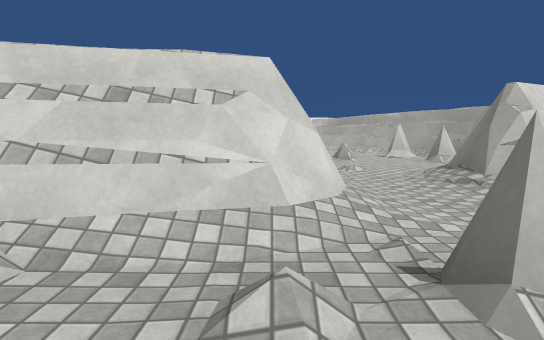
[1] (above)

17 first-person views from a walk through a 3-D level made in the Unity game engine. The camera is 1.2 m above the floor, tilts 6° down and sees 75° across. The floor is counted in squares, 2 m on a side. Each view is taken from the middle of a square. On the plan, view 1 faces up. The plan holds only what a view shows up to about 10 squares ahead; the rest is blank. The place goes on beyond the plan. The player character is not drawn. Surface patterns are stand-ins for the level's own textures.

[2]
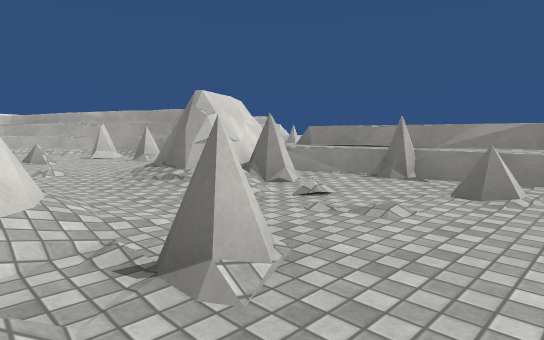

[3]
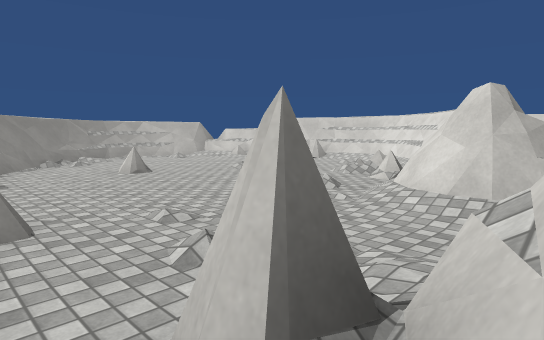

[4]
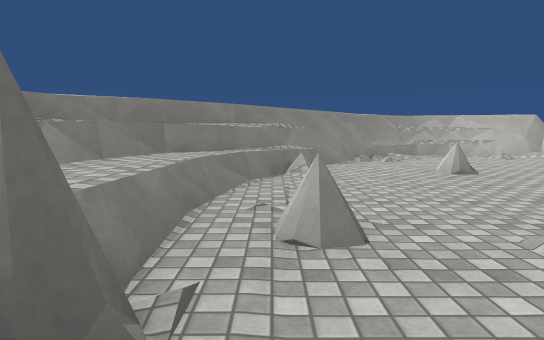

[5]
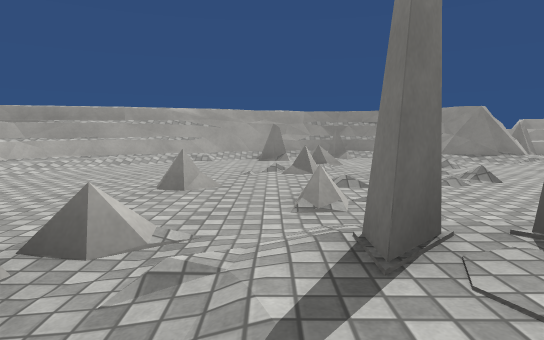

[6]
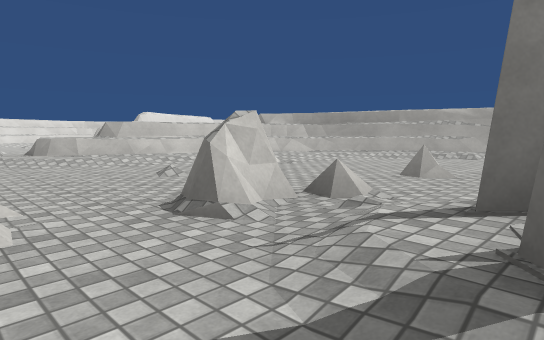

[7]
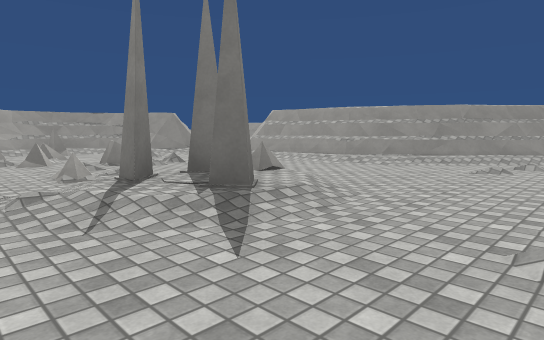

[8]
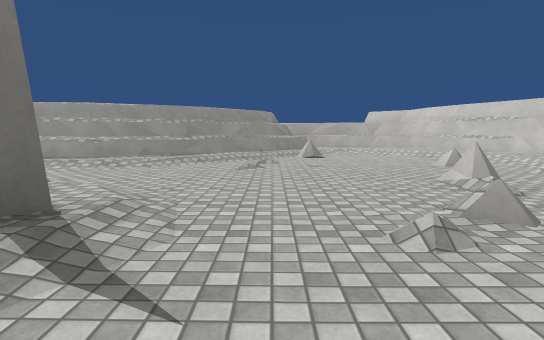

[9]
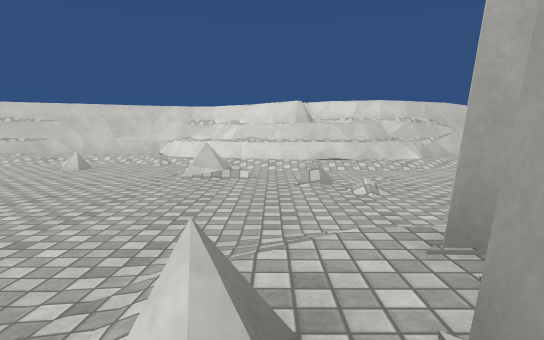

[10]
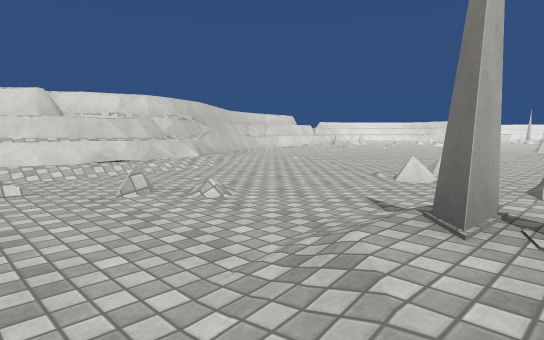

[11]
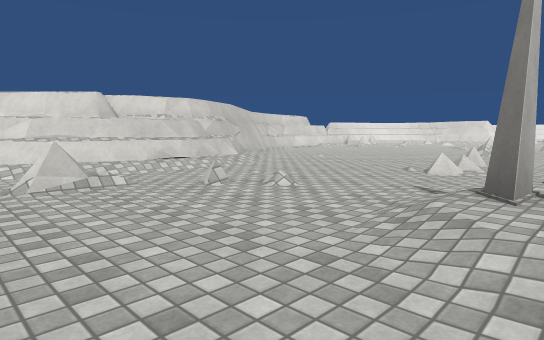

[12]
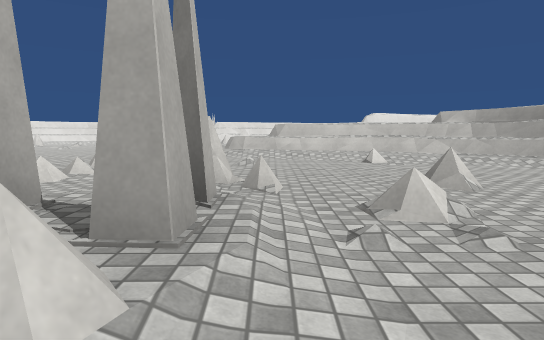

[13]
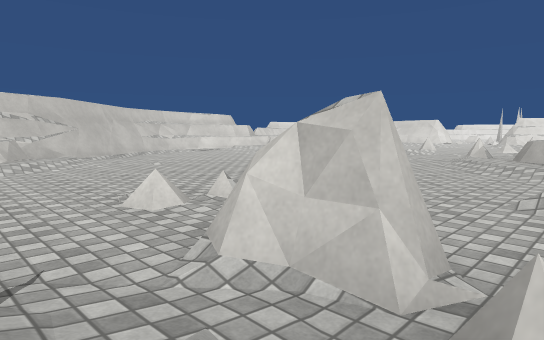

[14]
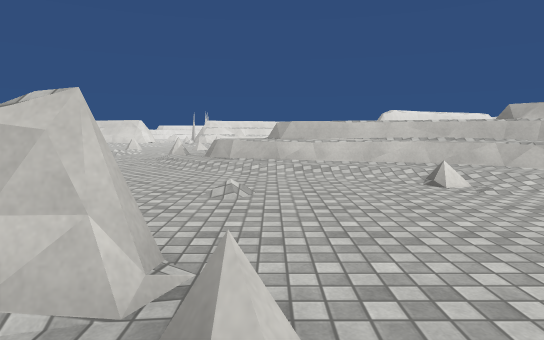

[15]
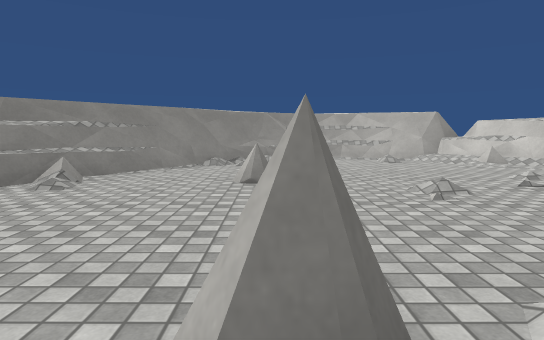

[16]
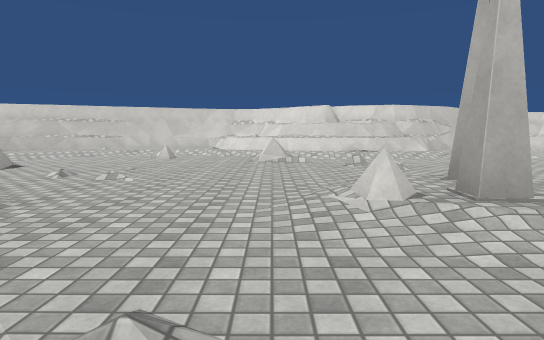

[17]
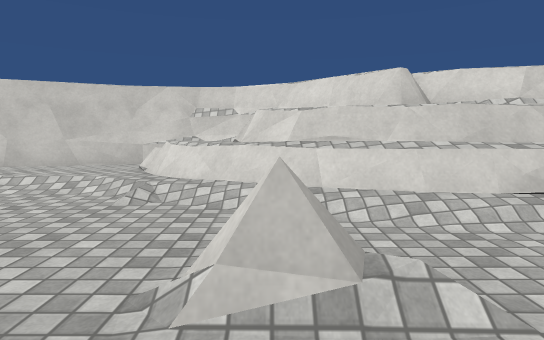

### Floor plan
Key: @ floor where view 1 was taken; # wall or solid block; . main floor; : floor 0.25 m higher than the main floor; / step, stairs or slope; = window, fence, low wall or low ledge; ^ raised ledge; O other object.
Columns run from 13 left of view 1 to 7 right of it. Each row starts with its distance up from view 1.
 19       .=/
 18       ..//
 17        ./^^    ^
 16     ..../^^^^^ #
 15   .......//^^^^^#
 14  ..........///^^#
 13 #...........//:^#
 12 ##.....=......./##
 11  ##.............##
 10   #^.....#=.=....#
  9   #^....///=../.###
  8  ##^../.O////./=./#
  7 ###^....///./=...##
  6 #/^^.=.......././##
  5 #/^/.........../###
  4 #/:./.....//////#:^
  3 #/:./..//#^###///.#^
  2 ##:/.../######../.#^
  1  #///.=###/=//#..==^
  0  ##::/^##/...@....=^
 -1   #^    ^.........#^#
 -2            /..=..###
 -3           .......##
 -4          #/.....##
 -5          #^....##
 -6           ###.##

Positions as (right, up) in squares from view 1, and headings:
1: (0, 0), facing up
2: (0, 0), facing up-right
3: (4, 4), facing down-left
4: (4, 3), facing down
5: (-5, 9), facing right
6: (-6, 8), facing up-right
7: (-7, 10), facing down-right
8: (-6, 10), facing down
9: (-3, 7), facing left
10: (-4, 6), facing up-left
11: (-4, 5), facing up-left
12: (-3, 6), facing up
13: (-3, 9), facing up-left
14: (-3, 9), facing up
15: (1, 2), facing down
16: (-1, 6), facing left
17: (-7, 6), facing left
